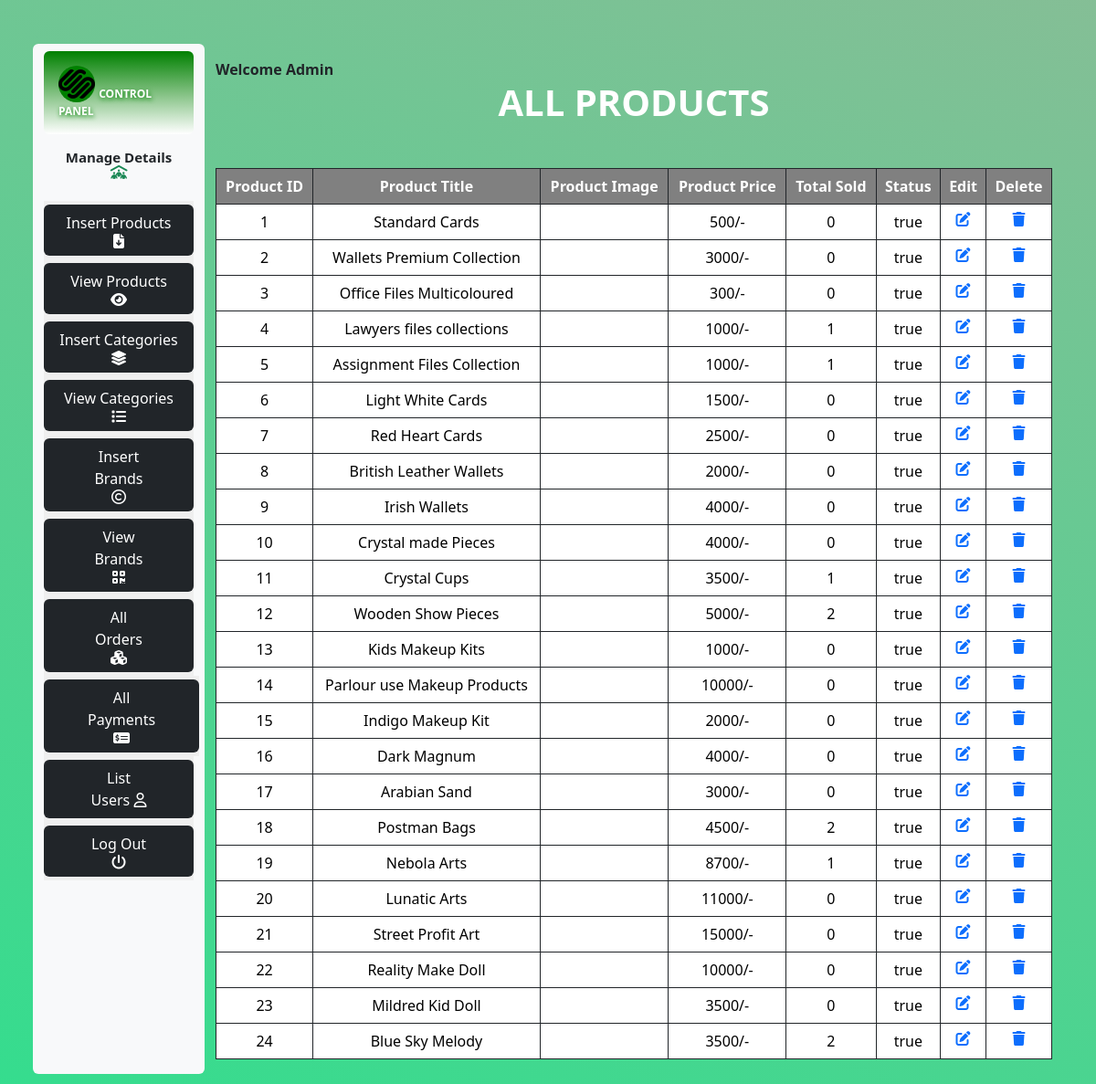
Page /Online_ShoppingCart/admin/index.php?view_products on the committed database.
### tables this page shows
CREATE TABLE `products` (
  `product_id` int(11) NOT NULL,
  `product_title` varchar(100) NOT NULL,
  `product_description` varchar(255) NOT NULL,
  `product_keywords` varchar(255) NOT NULL,
  `category_id` int(11) NOT NULL,
  `brand_id` int(11) NOT NULL,
  `product_image1` varchar(255) NOT NULL,
  `product_image2` varchar(255) NOT NULL,
  `product_image3` varchar(255) NOT NULL,
  `product_price` varchar(100) NOT NULL,
  `date` timestamp NOT NULL DEFAULT current_timestamp() ON UPDATE current_timestamp(),
  `status` varchar(100) NOT NULL
);

### Online_ShoppingCart/admin/view_products.php (the view, shortened to what this page needs)
<h1 class="text-center text-white fw-bold">ALL PRODUCTS</h1>
<table class="table table-bordered border-dark mt-5 text-center">
    <thead class="bg-dark text-white fw-bold">
        <tr>
            <th style="background-color: grey; color: white;">Product ID</th>
            <th style="background-color: grey; color: white;">Product Title</th>
            <th style="background-color: grey; color: white;">Product Image</th>
            <th style="background-color: grey; color: white;">Product Price</th>
            <th style="background-color: grey; color: white;">Total Sold</th>
            <th style="background-color: grey; color: white;">Status</th>
            <th style="background-color: grey; color: white;">Edit</th>
            <th style="background-color: grey; color: white;">Delete</th>
        </tr>
    </thead>
    <tbody>
        <?php
        $get_products = "SELECT * FROM `products`";
        $result = mysqli_query($con, $get_products);
        $number = 0;
        while ($row = mysqli_fetch_assoc($result)) {
            $product_id = $row['product_id'];
            $product_title = $row['product_title'];
            $product_image1 = $row['product_image1'];
            $product_price = $row['product_price'];
            $status = $row['status'];
            $number++;
        ?>
            <tr class="text-center">
                <td>
                    <?php echo $number; ?>
                </td>
                <td>
                    <?php echo $product_title; ?>
                </td>
                <td><img scr='./product_images/<?php echo $product_image1; ?>' class='product_img' /></td>
                <td>
                    <?php echo $product_price; ?>/-
                </td>
                <td>
                    <?php
                    $get_count = "SELECT * from `orders_pending` WHERE product_id = $product_id";
                    $result_count = mysqli_query($con, $get_count);
                    $rows_count = mysqli_num_rows($result_count);
                    echo $rows_count;
                    ?>
                </td>
                <td>
                    <?php echo $status; ?>
                </td>
                <td><a href='index.php?edit_products=<?php echo $product_id ?>'><i class='fa-solid fa-pen-to-square'></i></a></td>
                <td><a href='index.php?delete_product=<?php echo $product_id ?>'><i class='fa-solid fa-trash'></i></a></td>
            </tr>
        <?php
        }
        ?>
    </tbody>
</table>

### Online_ShoppingCart/style.css (style rules this page uses)
* { margin: 0; padding: 0; box-sizing: border-box; }

### rows in the picture
products: product_title "Standard Cards", product_price "500", rows_count "0", status "true"
products: product_title "Wallets Premium Collection", product_price "3000", rows_count "0", status "true"
products: product_title "Office Files Multicoloured", product_price "300", rows_count "0", status "true"
products: product_title "Lawyers files collections", product_price "1000", rows_count "1", status "true"
products: product_title "Assignment Files Collection", product_price "1000", rows_count "1", status "true"
products: product_title "Light White Cards", product_price "1500", rows_count "0", status "true"
products: product_title "Red Heart Cards", product_price "2500", rows_count "0", status "true"
products: product_title "British Leather Wallets", product_price "2000", rows_count "0", status "true"
products: product_title "Irish Wallets", product_price "4000", rows_count "0", status "true"
products: product_title "Crystal made Pieces", product_price "4000", rows_count "0", status "true"
products: product_title "Crystal Cups", product_price "3500", rows_count "1", status "true"
products: product_title "Wooden Show Pieces", product_price "5000", rows_count "2", status "true"
products: product_title "Kids Makeup Kits", product_price "1000", rows_count "0", status "true"
products: product_title "Parlour use Makeup Products", product_price "10000", rows_count "0", status "true"
products: product_title "Indigo Makeup Kit", product_price "2000", rows_count "0", status "true"
products: product_title "Dark Magnum", product_price "4000", rows_count "0", status "true"
products: product_title "Arabian Sand", product_price "3000", rows_count "0", status "true"
products: product_title "Postman Bags", product_price "4500", rows_count "2", status "true"
products: product_title "Nebola Arts", product_price "8700", rows_count "1", status "true"
products: product_title "Lunatic Arts", product_price "11000", rows_count "0", status "true"
products: product_title "Street Profit Art", product_price "15000", rows_count "0", status "true"
products: product_title "Reality Make Doll", product_price "10000", rows_count "0", status "true"
products: product_title "Mildred Kid Doll", product_price "3500", rows_count "0", status "true"
products: product_title "Blue Sky Melody", product_price "3500", rows_count "2", status "true"
